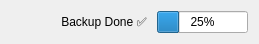
<?xml version="1.0" encoding="UTF-8"?>
<ui version="4.0">
 <class>Form</class>
 <widget class="QWidget" name="Form">
  <property name="geometry">
   <rect>
    <x>0</x>
    <y>0</y>
    <width>259</width>
    <height>44</height>
   </rect>
  </property>
  <property name="windowTitle">
   <string>Form</string>
  </property>
  <layout class="QHBoxLayout" name="horizontalLayout">
   <property name="spacing">
    <number>6</number>
   </property>
   <property name="topMargin">
    <number>0</number>
   </property>
   <property name="bottomMargin">
    <number>0</number>
   </property>
   <item>
    <widget class="QPushButton" name="zipButton">
     <property name="sizePolicy">
      <sizepolicy hsizetype="Fixed" vsizetype="Fixed">
       <horstretch>0</horstretch>
       <verstretch>0</verstretch>
      </sizepolicy>
     </property>
     <property name="maximumSize">
      <size>
       <width>40</width>
       <height>16777215</height>
      </size>
     </property>
     <property name="toolTip">
      <string>Make a Backup of this Scene</string>
     </property>
     <property name="icon">
      <iconset>
       <normaloff>icons/ezbackup.png</normaloff>icons/ezbackup.png</iconset>
     </property>
     <property name="iconSize">
      <size>
       <width>24</width>
       <height>24</height>
      </size>
     </property>
     <property name="flat">
      <bool>true</bool>
     </property>
    </widget>
   </item>
   <item>
    <widget class="QPushButton" name="success">
     <property name="toolTip">
      <string>Open Backup Folder</string>
     </property>
     <property name="text">
      <string>Backup Done ✅</string>
     </property>
     <property name="flat">
      <bool>true</bool>
     </property>
    </widget>
   </item>
   <item>
    <widget class="QProgressBar" name="progressBar">
     <property name="sizePolicy">
      <sizepolicy hsizetype="Fixed" vsizetype="Fixed">
       <horstretch>0</horstretch>
       <verstretch>0</verstretch>
      </sizepolicy>
     </property>
     <property name="minimumSize">
      <size>
       <width>50</width>
       <height>0</height>
      </size>
     </property>
     <property name="value">
      <number>25</number>
     </property>
     <property name="textVisible">
      <bool>true</bool>
     </property>
    </widget>
   </item>
  </layout>
 </widget>
 <resources/>
 <connections/>
</ui>
